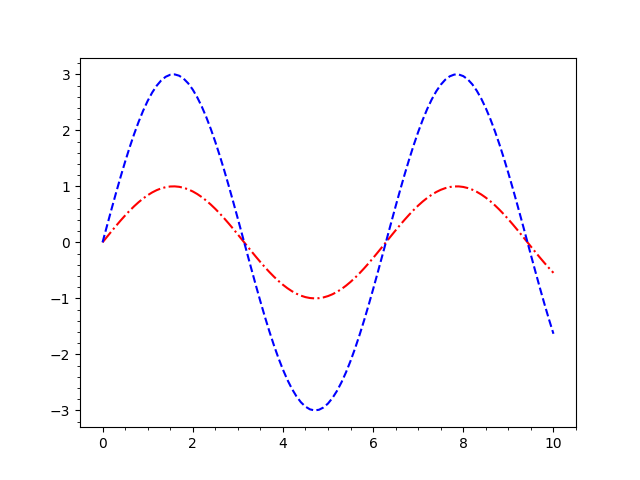

Reproduce this figure in Python.
import matplotlib.pyplot as plt
from math import sin

# liste med x-verdier
xs = [n / 10 for n in range(101)]
# 2 ulike lister med y-verdier
ys_1 = [sin(x) for x in xs]
ys_2 = [3 * sin(x) for x in xs]

plt.plot(xs, ys_1, "-.r")
plt.plot(xs, ys_2, "--b")
plt.minorticks_on()
# savefig lagrer filene
plt.savefig("test.png")
plt.savefig("test.pdf")

# interaktivt vindu
plt.show() # Hva skjer om vi ikke har med den raden: plt.show()?
